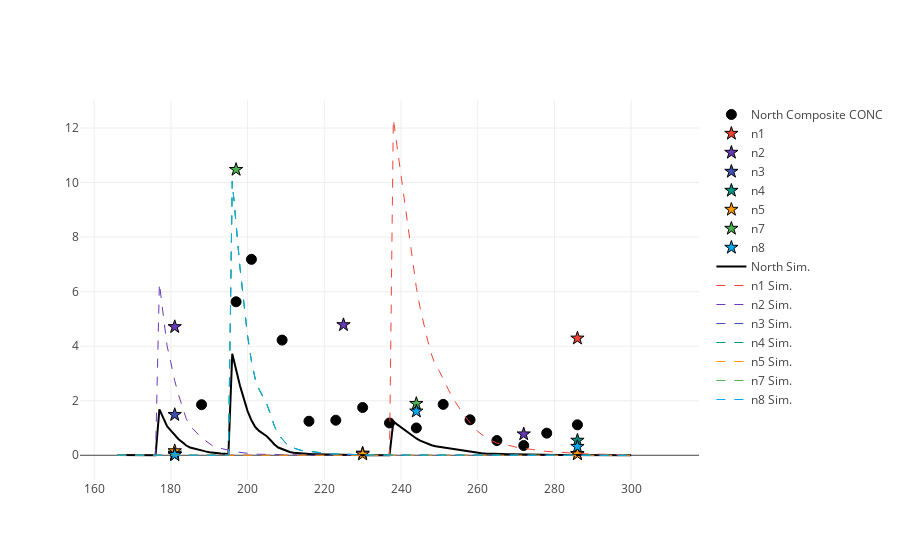

The notebook cell saved with this chart:
### Code cell
%matplotlib inline
import plotlycred
figname = 'Soils' + variable + transect + '.png'

online = False
if online:
    # fig = py.iplot(data) 
    fig = go.Figure(data=data) # , layout=layout)
    py.image.save_as(fig, filename=figname)
else:
    iplot(data)

### Figure 1 — Plotly figure (JSON) as saved in the notebook; plotly's stock layout.template omitted (floating-point values rounded to 4 significant figures; data arrays with more than 128 entries replaced by an {"elided": "..."} marker saying what was removed)
{"data": [{"marker": {"color": "black", "line": {"color": "black", "width": 1}, "size": 10, "symbol": "circle"}, "mode": "markers", "name": "North Composite CONC", "type": "scatter", "x": {"elided": "135 int values"}, "y": {"elided": "135 float values"}}, {"marker": {"color": "#F44336", "line": {"color": "black", "width": 1}, "size": 10, "symbol": "star"}, "mode": "markers", "name": "n1", "type": "scatter", "x": {"elided": "135 int values"}, "y": {"elided": "135 float values"}}, {"marker": {"color": "#673AB7", "line": {"color": "black", "width": 1}, "size": 10, "symbol": "star"}, "mode": "markers", "name": "n2", "type": "scatter", "x": {"elided": "135 int values"}, "y": {"elided": "135 float values"}}, {"marker": {"color": "#3F51B5", "line": {"color": "black", "width": 1}, "size": 10, "symbol": "star"}, "mode": "markers", "name": "n3", "type": "scatter", "x": {"elided": "135 int values"}, "y": {"elided": "135 float values"}}, {"marker": {"color": "#009688", "line": {"color": "black", "width": 1}, "size": 10, "symbol": "star"}, "mode": "markers", "name": "n4", "type": "scatter", "x": {"elided": "135 int values"}, "y": {"elided": "135 float values"}}, {"marker": {"color": "#FF9800", "line": {"color": "black", "width": 1}, "size": 10, "symbol": "star"}, "mode": "markers", "name": "n5", "type": "scatter", "x": {"elided": "135 int values"}, "y": {"elided": "135 float values"}}, {"marker": {"color": "#4CAF50", "line": {"color": "black", "width": 1}, "size": 10, "symbol": "star"}, "mode": "markers", "name": "n7", "type": "scatter", "x": {"elided": "135 int values"}, "y": {"elided": "135 float values"}}, {"marker": {"color": "#03A9F4", "line": {"color": "black", "width": 1}, "size": 10, "symbol": "star"}, "mode": "markers", "name": "n8", "type": "scatter", "x": {"elided": "135 int values"}, "y": {"elided": "135 float values"}}, {"marker": {"color": "black"}, "mode": "lines", "name": "North Sim.", "type": "scatter", "x": {"elided": "135 int values"}, "y": {"elided": "135 float values"}}, {"line": {"color": "#F44336", "dash": "dash", "width": 1}, "name": "n1 Sim.", "type": "scatter", "x": {"elided": "135 int values"}, "y": {"elided": "135 float values"}}, {"line": {"color": "#673AB7", "dash": "dash", "width": 1}, "name": "n2 Sim.", "type": "scatter", "x": {"elided": "135 int values"}, "y": {"elided": "135 float values"}}, {"line": {"color": "#3F51B5", "dash": "dash", "width": 1}, "name": "n3 Sim.", "type": "scatter", "x": {"elided": "135 int values"}, "y": {"elided": "135 float values"}}, {"line": {"color": "#009688", "dash": "dash", "width": 1}, "name": "n4 Sim.", "type": "scatter", "x": {"elided": "135 int values"}, "y": {"elided": "135 float values"}}, {"line": {"color": "#FF9800", "dash": "dash", "width": 1}, "name": "n5 Sim.", "type": "scatter", "x": {"elided": "135 int values"}, "y": {"elided": "135 float values"}}, {"line": {"color": "#4CAF50", "dash": "dash", "width": 1}, "name": "n7 Sim.", "type": "scatter", "x": {"elided": "135 int values"}, "y": {"elided": "135 float values"}}, {"line": {"color": "#03A9F4", "dash": "dash", "width": 1}, "name": "n8 Sim.", "type": "scatter", "x": {"elided": "135 int values"}, "y": {"elided": "135 float values"}}], "layout": {}}
